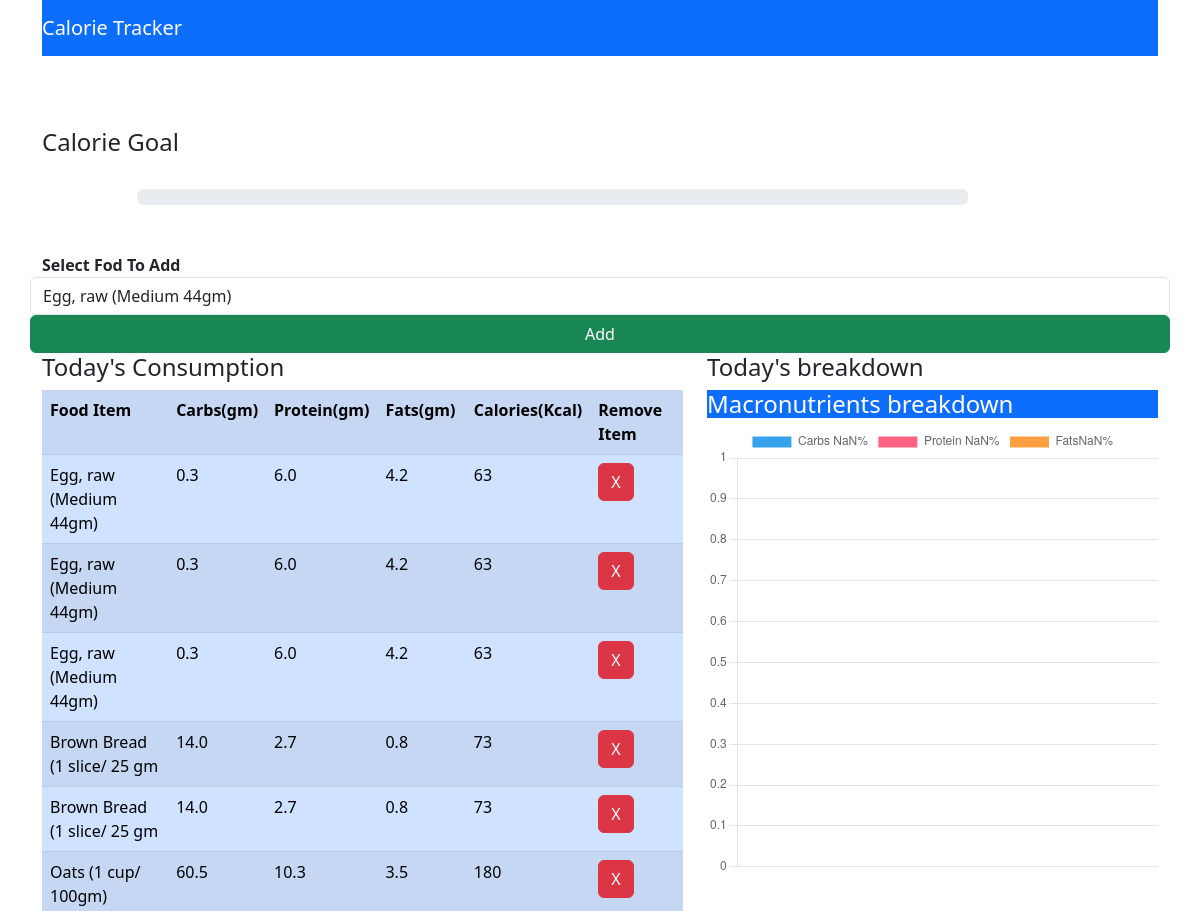
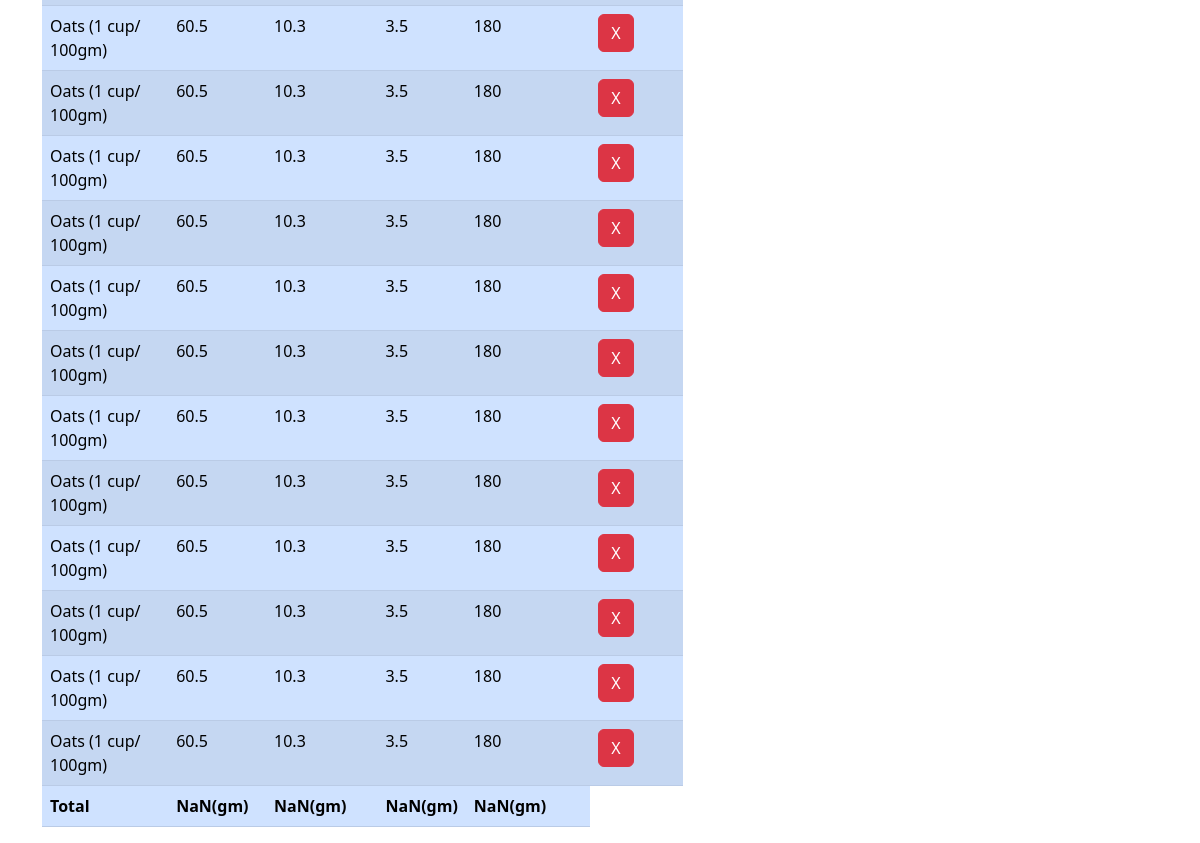
Before: / (signed in) with the older database file (2 pictures, top to bottom).
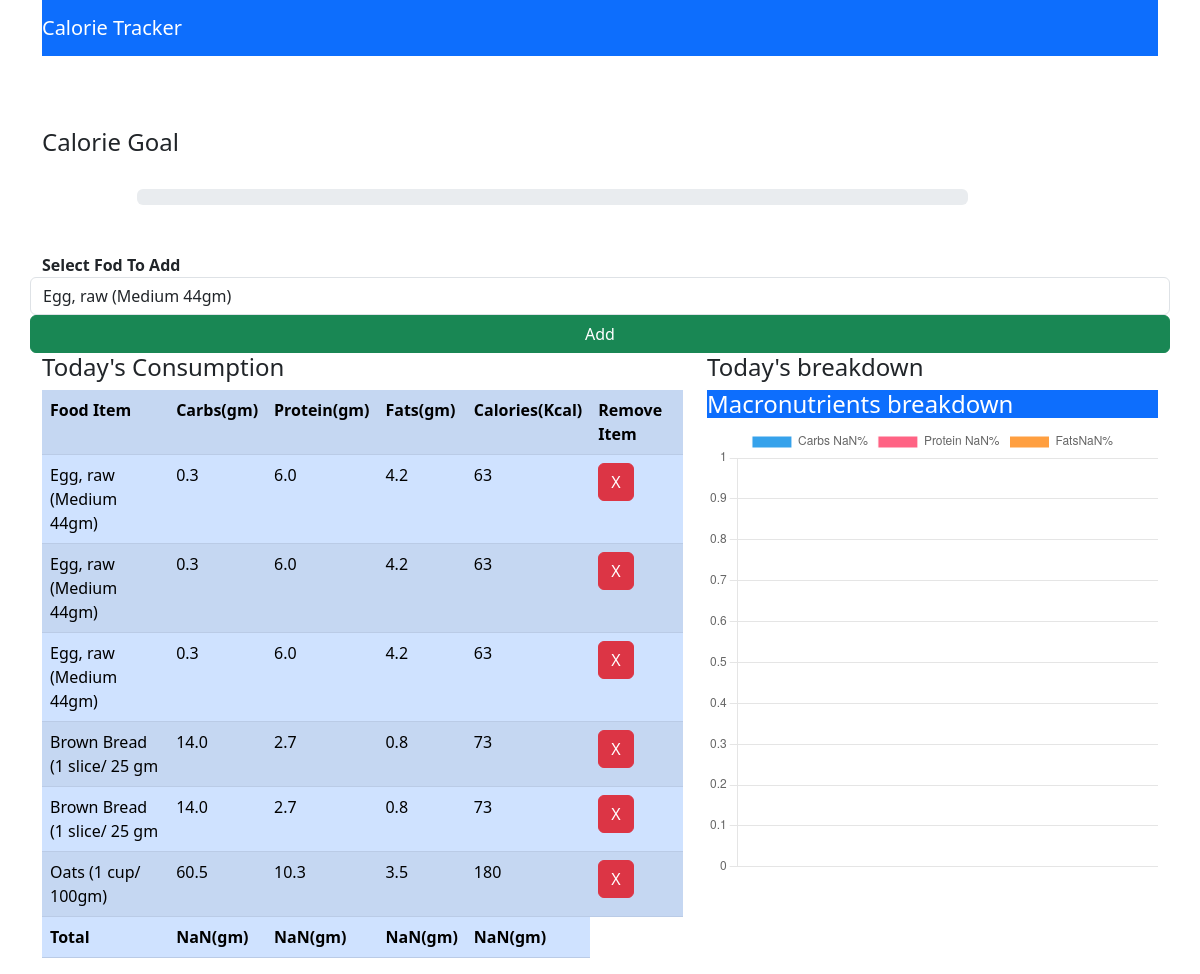
After: the same page with the newer database file.
### myapp/models.py (models this page shows, shortened)
class Consume(models.Model):
    user = models.ForeignKey(User, on_delete=models.CASCADE)
    food_consumed = models.ForeignKey(Food, on_delete=models.CASCADE)

class Food(models.Model):
    name = models.CharField(max_length=100)
    carbs = models.FloatField()
    protein = models.FloatField()
    fats = models.FloatField()
    calories = models.IntegerField()

### myapp/views.py (the view)
# urls.py: path('', views.index, name='index'),
def index(request):
    if request.method=='POST':
        food_consumed = request.POST['food_consumed']
        consume = Food.objects.get(name=food_consumed)
        user = request.user
        consume = Consume(user=user, food_consumed=consume)
        consume.save()
        foods = Food.objects.all()
    else:
        foods = Food.objects.all()
    consumed_food = Consume.objects.filter(user=request.user)
    return render(request,'myapp/index.html', {'foods':foods, 'consumed_food':consumed_food})

### myapp/templates/myapp/index.html (shortened to what this page needs)
<!DOCTYPE html>
<html lang="en">
<head>
    <link href="https://cdn.jsdelivr.net/npm/bootstrap@5.3.0/dist/css/bootstrap.min.css" rel="stylesheet">
</head>
<body>
    <div class="container">
        <div class="row">
            <div class="col-md-12">
                <nav class="navbar navbar-dark bg bg-primary">
                    <span class="navbar-brand">Calorie Tracker</span>
                </nav>
            </div>
        </div>
        <br><br><br>
        <h4>Calorie Goal</h4>
        <br>
        <div class="row">
            <div class="col-md-9 offset-1">
                <div class="progress">
                </div>
            </div>
        </div>
        <br><br>
        <div class="row">
            <div class="col-md-12">
                <form method="POST">
                    <div class="form-group row">
                        <label class=""col-md-2>
                            <b>Select Fod To Add</b>
                        </label>
                        <select class="col-md-6 form-control" name="food_consumed" id="food_consumed">
                            {% for food in foods %}
                            <option value="{{ food.name }}">{{ food.name }}</option>
                            {% endfor %}
                        </select>
                        <button class="btn btn-success" type="sumbit">Add</button>
                    </div>
                </form>
            </div>
        </div>
        <div class="row">
            <div class="col-md-7">
                <div>
                    <h4>Today's Consumption</h4>
                </div>
                <table id="table" class="table table-striped table-primary">
                    <tr class="bg bg-primary">
                        <th>Food Item</th>
                        <th>Carbs(gm)</th>
                        <th>Protein(gm)</th>
                        <th>Fats(gm)</th>
                        <th>Calories(Kcal)</th>
                        <th>Remove Item</th>
                    </tr>
                    {% for c in consumed_food %}
                        <tr>
                            <td>{{ c.food_consumed.name }}</td>
                            <td>{{ c.food_consumed.carbs }}</td>
                            <td>{{ c.food_consumed.protein }}</td>
                            <td>{{ c.food_consumed.fats }}</td>
                            <td>{{ c.food_consumed.calories }}</td>
                            <td><a class="btn btn-danger" href="{% url 'delete' c.id %}">X</a></td>
                        </tr>
                    {% endfor %}
                        <tr>
                            <td id="name"><b>Total</b></td>
                            <td id="totalCarbs"><b></b></td>
                            <td id="totalProtein"><b></b></td>
                            <td id="totalFats"><b></b></td>
                            <td id="totalCalories"><b></b></td>
                        </tr>
                </table>
            </div>
            <div class="col-md-5">
                <div class="">
                    <h4>Today's breakdown</h4>
                </div>
                <div class="card-hearder text-white bg-primary">
                    <h4>Macronutrients breakdown</h4>
                </div>
                <div class="col-md-12">
                    <canvas id="myChart" width="400" height="400" ></canvas>
                </div>
            </div>
        </div>
    </div>
</body>
<script>
    var table = document.getElementById('table');
    var carbs = 0, protein = 0, fats = 0, calories = 0;
    for(var i = 1; i < table.rows.length-1; i++){
        // console.log(table.rows[i].cells[4].innerHTML);
        carbs += parseFloat(table.rows[i].cells[1].innerHTML);
        carbs = Math.round(carbs);
        protein += parseFloat(table.rows[i].cells[2].innerHTML);
        protein = Math.round(protein);
        fats += parseFloat(table.rows[i].cells[3].innerHTML);
        fats = Math.round(fats);
        calories += parseFloat(table.rows[i].cells[4].innerHTML);
        calories = Math.round(calories);
    }
    console.log(carbs);
    document.getElementById("totalCarbs").innerHTML = '<b>' + carbs + '(gm)</b>';
    document.getElementById("totalProtein").innerHTML = '<b>' + protein + '(gm)</b>';
    document.getElementById("totalFats").innerHTML = '<b>' + fats + '(gm)</b>';
    document.getElementById("totalCalories").innerHTML = '<b>' + calories + '(gm)</b>';
    var calPer = (calories/2000) * 100;
    document.getElementsByClassName('progress-bar')[0].setAttribute('style','width:' + calPer +'%');
    var total = carbs + protein + fats;
    var carbsP = Math.round((carbs/total)*100);
    var proteinP = Math.round((protein/total)*100);
    var fatsP = Math.round((fats/total)*100);
    const ctx = document.getElementById('myChart');
    new Chart(ctx, {
    type: 'doughnut',
    data: {
        labels: ['Carbs ' + carbsP + '%' , 'Protein ' + proteinP + '%', 'Fats' + fatsP + '%'],
        datasets: [{
        label: '# of Votes',
        data: [carbsP, proteinP, fatsP],
        borderWidth: 1
        }]
    },
    options: {
        scales: {
        y: {
            beginAtZero: true
        }
        }
    }
    });
</script>
</html>

Changed rows visible on the page:
removed Consume: food_consumed.name "Oats (1 cup/ 100gm)", food_consumed.carbs "60.5", food_consumed.protein "10.3", food_consumed.fats "3.5", food_consumed.calories "180"
removed Consume: food_consumed.name "Oats (1 cup/ 100gm)", food_consumed.carbs "60.5", food_consumed.protein "10.3", food_consumed.fats "3.5", food_consumed.calories "180"
removed Consume: food_consumed.name "Oats (1 cup/ 100gm)", food_consumed.carbs "60.5", food_consumed.protein "10.3", food_consumed.fats "3.5", food_consumed.calories "180"
removed Consume: food_consumed.name "Oats (1 cup/ 100gm)", food_consumed.carbs "60.5", food_consumed.protein "10.3", food_consumed.fats "3.5", food_consumed.calories "180"
removed Consume: food_consumed.name "Oats (1 cup/ 100gm)", food_consumed.carbs "60.5", food_consumed.protein "10.3", food_consumed.fats "3.5", food_consumed.calories "180"
removed Consume: food_consumed.name "Oats (1 cup/ 100gm)", food_consumed.carbs "60.5", food_consumed.protein "10.3", food_consumed.fats "3.5", food_consumed.calories "180"
removed Consume: food_consumed.name "Oats (1 cup/ 100gm)", food_consumed.carbs "60.5", food_consumed.protein "10.3", food_consumed.fats "3.5", food_consumed.calories "180"
removed Consume: food_consumed.name "Oats (1 cup/ 100gm)", food_consumed.carbs "60.5", food_consumed.protein "10.3", food_consumed.fats "3.5", food_consumed.calories "180"
removed Consume: food_consumed.name "Oats (1 cup/ 100gm)", food_consumed.carbs "60.5", food_consumed.protein "10.3", food_consumed.fats "3.5", food_consumed.calories "180"
removed Consume: food_consumed.name "Oats (1 cup/ 100gm)", food_consumed.carbs "60.5", food_consumed.protein "10.3", food_consumed.fats "3.5", food_consumed.calories "180"
removed Consume: food_consumed.name "Oats (1 cup/ 100gm)", food_consumed.carbs "60.5", food_consumed.protein "10.3", food_consumed.fats "3.5", food_consumed.calories "180"
removed Consume: food_consumed.name "Oats (1 cup/ 100gm)", food_consumed.carbs "60.5", food_consumed.protein "10.3", food_consumed.fats "3.5", food_consumed.calories "180"
